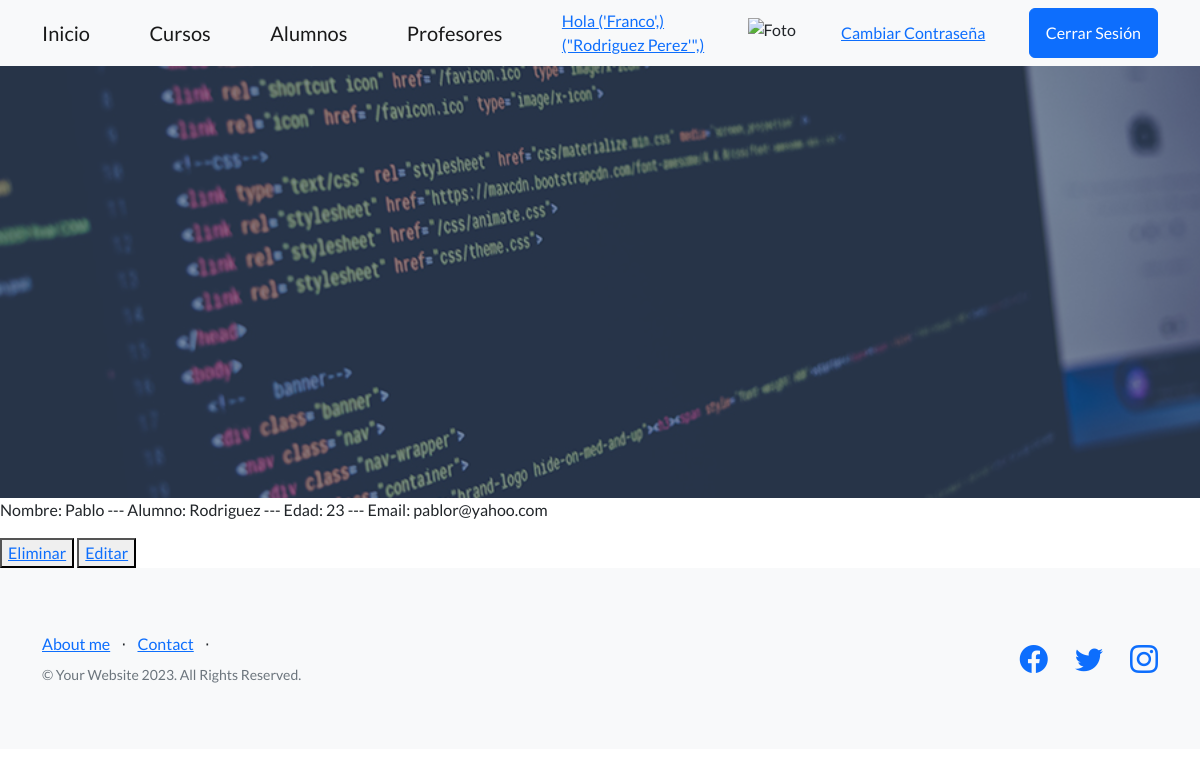
Screenshot of /AppCoderPE3/leer_alumnos/ (signed in) with the database file from the repository.
### AppCoderPE3/models.py (models this page shows, shortened)
class Alumno(models.Model):
    nombre = models.CharField(max_length=30)
    apellido = models.CharField(max_length=30)
    edad = models.IntegerField()
    email = models.EmailField()

### AppCoderPE3/views.py (the view)
# urls.py: path("leer_alumnos/", leerAlumnos, name="alumnos_leer"),
def leerAlumnos(request):
    alumnos = Alumno.objects.all()
    contexto = {"alumnos": alumnos}
    return render(request, "AppCoderPE3/leer_alumnos.html", contexto)

### AppCoderPE3/templates/AppCoderPE3/leer_alumnos.html
{% extends "AppCoderPE3/padre.html" %}
{% block parrafo %}
    {% for alumno in alumnos %}
    <p>Nombre: {{alumno.nombre}} --- Alumno: {{alumno.apellido}} ---
       Edad: {{alumno.edad}} --- Email: {{alumno.email}}</p>
    <button>
        <a href="{% url 'alumno_eliminar' alumno.nombre %}"> Eliminar </a>
    </button>
    <button>
        <a href="{% url 'alumno_editar' alumno.nombre %}"> Editar </a>
    </button>
    {% endfor %}
{% endblock %}

### AppCoderPE3/templates/AppCoderPE3/padre.html (shortened to what this page needs)
<!DOCTYPE html>
<html lang="en">
    <head>
        {% load static %}
        <link href="https://cdn.jsdelivr.net/npm/bootstrap-icons@1.5.0/font/bootstrap-icons.css" rel="stylesheet" type="text/css" />
        <link href="{% static 'AppCoderPE3/css/styles.css' %}" rel="stylesheet" />
    </head>
    <body>
        <nav class="navbar navbar-light bg-light static-top">
            <div class="container">
                <a class="navbar-brand" href="{% url 'Busqueda' %}">Inicio</a>
                {% if user.is_authenticated %}
                <a class="navbar-brand" href="{% url 'Cursos' %}">Cursos</a>
                <a class="navbar-brand" href="{% url 'Alumnos' %}">Alumnos</a>
                <a class="navbar-brand" href="{% url 'Profesores' %}">Profesores</a>
                {% endif %}
                {% if user.is_authenticated %}
                <a href="{% url 'Editar Usuario' %}">Hola {{user.first_name}}<br>{{user.last_name}}</a>
                <img src="{{user.avatar_set.last.url}}" width="50px" height="30px" alt="Foto avatar usuario">
                <a href="{% url 'Cambiar Contraseña' %}">Cambiar Contraseña</a>
                <a class="btn btn-primary" href="{% url 'Cerrar Sesion' %}">Cerrar Sesión</a>
                {% else %}
                <a class="btn btn-primary" href="{% url 'Iniciar Sesion' %}">Iniciar Sesión</a>
                <a class="btn btn-primary" href="{% url 'Registrar' %}">Registrarse</a>
                {% endif %}
            </div>
        </nav>
        <header class="masthead">
            <div class="container position-relative">
                <div class="row justify-content-center">
                    <div class="col-xl-6">
                    </div>
                </div>
            </div>
        </header>
        {% block parrafo %}
        {% endblock %}
        <footer class="footer bg-light">
            <div class="container">
                <div class="row">
                    <div class="col-lg-6 h-100 text-center text-lg-start my-auto">
                        <ul class="list-inline mb-2">
                            <li class="list-inline-item"><a href="{% url 'Sobre Mi' %}">About me</a></li>
                            <li class="list-inline-item">⋅</li>
                            <li class="list-inline-item"><a href="#!">Contact</a></li>
                            <li class="list-inline-item">⋅</li>
                        </ul>
                        <p class="text-muted small mb-4 mb-lg-0">&copy; Your Website 2023. All Rights Reserved.</p>
                    </div>
                    <div class="col-lg-6 h-100 text-center text-lg-end my-auto">
                        <ul class="list-inline mb-0">
                            <li class="list-inline-item me-4">
                                <a href="https://facebook.com" target="_blank"><i class="bi-facebook fs-3"></i></a>
                            </li>
                            <li class="list-inline-item me-4">
                                <a href="https://twitter.com/" target="_blank"><i class="bi-twitter fs-3"></i></a>
                            </li>
                            <li class="list-inline-item">
                                <a href="https://www.instagram.com/" target="_blank"><i class="bi-instagram fs-3"></i></a>
                            </li>
                        </ul>
                    </div>
                </div>
            </div>
        </footer>
    </body>
</html>

### rows the page displays
Alumno: nombre "Pablo", apellido "Rodriguez", edad "23", email "pablor@yahoo.com"

### other values shown
{{ user.first_name }} "('Franco',)"
{{ user.last_name }} "(\"Rodriguez Perez'\",)"
